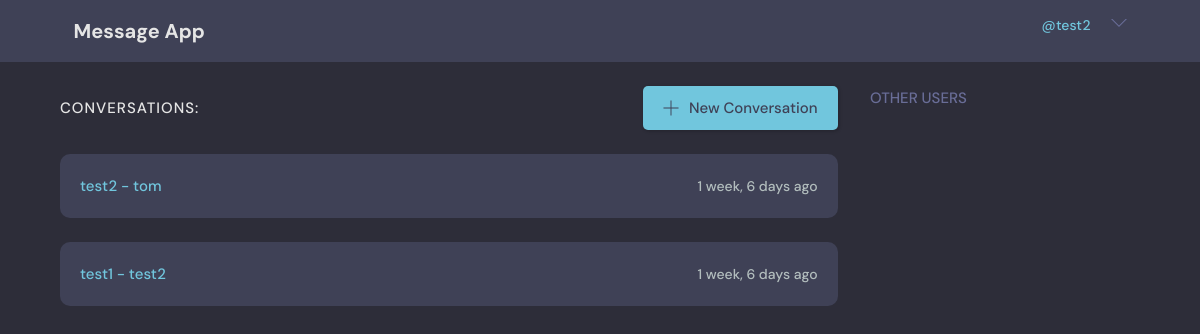
Page / (signed in) on the committed database.
### base/models.py (models this page shows)
class Conversation(models.Model):
    name = models.CharField(max_length=200)
    participants = models.ManyToManyField(User, related_name='participants', blank=True)
    timestamp = models.DateTimeField(auto_now_add=True)
    aes_key = models.BinaryField(null=True, blank=True)  # Add a field to store AES key
    class Meta:
        ordering = ['timestamp', 'name']
    def __str__(self):
        participant_names = [participant.username for participant in self.participants.all()]
        participant_names.sort()
        return ' - '.join(participant_names)

### base/views.py (the view)
# urls.py: path('', views.home, name='home'),
def home(request):
    cs = Conversation.objects.filter(participants=request.user.id)
    c_count=0
    friend_list = []
    context = {'conversations': cs, 'conversation_count': c_count, 'friends': friend_list}
    return render(request, 'base/home.html', context)

### base/templates/base/home.html (shortened to what this page needs)
{% extends 'main.html' %}
{% block content %}
{% if request.user.is_authenticated %}
<main class="layout layout--2">
    <div class="container">
        <div class="roomList">
            <div class="roomList__header">
                <div>
                    <h2>Conversations:</h2>
                </div>
                <a class="btn btn--main" href="{% url 'create-conversation' %}">
                    <svg version="1.1" xmlns="http://www.w3.org/2000/svg" width="32" height="32" viewBox="0 0 32 32">
                        <title>add</title>
                        <path d="M16.943 0.943h-1.885v14.115h-14.115v1.885h14.115v14.115h1.885v-14.115h14.115v-1.885h-14.115v-14.115z"></path>
                    </svg>
                    New Conversation
                </a>
            </div>
            {% for conversation in conversations %}
                <div class="roomListRoom">
                    <div class="roomListRoom__header">
                        <div class="roomListRoom__author">
                            <a href="{% url 'conversation' conversation.id %}">{{conversation}}</a>
                        </div>
                        <div class="roomListRoom__actions">
                            <span>{{conversation.timestamp|timesince}} ago</span>
                        </div>
                    </div>
                </div>
            {% endfor %}
        </div>
        <div>
            {% include 'base/friend_list.html' %}
        </div>
    </div>
</main>
{% endif %}
{% endblock content %}

### templates/navbar.html (shortened to what this page needs)
{% load static %}
<header class="header header--loggedIn">
    <div class="container">
        <a href="{% url 'home' %}" class="header__logo">
            <h1>Message App</h1>
        </a>
        <nav class="header__menu">
            {% if request.user.is_authenticated %}
            <div class="header__user">
                <a href="{% url 'user-profile' request.user.id %}">
                    <p>{{request.user.name}}<span>@{{request.user.username}}</span></p>
                </a>
                <button class="dropdown-button">
                    <svg version="1.1" xmlns="http://www.w3.org/2000/svg" width="32" height="32" viewBox="0 0 32 32">
                        <title>chevron-down</title>
                        <path d="M16 21l-13-13h-3l16 16 16-16h-3l-13 13z"></path>
                    </svg>
                </button>
            </div>
            {% else %}
            <a href="{% url 'login' %}">
                <p>Login</p>
            </a>
            {% endif %}
        </nav>
    </div>
</header>

### static/styles/style.css (style rules this page uses)
:root { --color-main: #71c6dd; --color-main-light: #e1f6fb; --color-dark: #3f4156; --color-dark-medium: #51546e; --color-dark-light: #696d97; --color-light: #e5e5e5; --color-gray: #8b8b8b; --color-light-gray: #b2bdbd; --color-bg: #2d2d39; --color-success: #5dd693; --color-error: #fc4b0b; }
* { font-family: "DM Sans", -apple-system, BlinkMacSystemFont, "Segoe UI", Roboto, Oxygen, Ubuntu, Cantarell, "Open Sans", "Helvetica Neue", sans-serif; margin: 0; padding: 0; box-sizing: border-box; text-rendering: optimizeLegibility; font-size: inherit; }
html { font-size: 56.25%; }
@media only screen and (min-width: 1200px) { html { font-size: 62.5%; } }
body { line-height: 1.6; font-weight: 400; font-size: 1.5rem; color: var(--color-light-gray); background-color: var(--color-bg); min-height: 100vh; }
a { display: inline-block; color: var(--color-main); text-decoration: none; }
.container { max-width: 120rem; width: 90%; margin: auto; }
.btn { background-color: transparent; border: none; display: inline-flex; align-items: center; gap: 1rem; cursor: pointer; transition: all ease-in-out 0.3s; padding: 1rem 2rem; border-radius: 5px; box-shadow: 1px 1px 3px 1px rgba(0, 0, 0, 0.15); font-weight: 500; }
.btn--main { background-color: var(--color-main); color: var(--color-dark); }
.btn > svg { fill: currentColor; width: 1.6rem; height: 1.6rem; }
.header { padding: 1.5rem; background-color: var(--color-dark); }
.header > .container { display: flex; gap: 9.5rem; }
.header__logo, .header__user { display: flex; gap: 2rem; align-items: center; }
.header__logo > h1 { font-weight: 700; font-size: 2rem; color: var(--color-light); }
.header__menu { margin-left: auto; position: relative; }
.header__menu a { display: flex; gap: 1.5rem; align-items: center; font-weight: 500; text-decoration: none; color: var(--color-gray); }
.header__menu p { line-height: 1.2; }
.header__menu span { color: var(--color-main); font-weight: 500; font-size: 1.4rem; display: block; }
.header__menu svg { width: 1.6rem; height: 1.6rem; fill: var(--color-dark-light); }
.dropdown-button { background: transparent; border: 0; outline: 0; cursor: pointer; }
.layout { margin-top: 2.4rem; }
.layout > .container { display: flex; justify-content: space-between; align-items: flex-start; }
.layout--2 > .container > div:first-child { flex-basis: 72%; }
.layout--2 > .container > div:last-child { flex-basis: 25%; }
.roomList__header { display: flex; justify-content: space-between; align-items: center; margin-bottom: 2.4rem; }
.roomList__header h2 { text-transform: uppercase; font-weight: 500; color: var(--color-light); letter-spacing: 1px; }
.roomListRoom { margin-bottom: 2.4rem; background-color: var(--color-dark); border-radius: 1rem; padding: 2rem; }
.roomListRoom__header { display: flex; justify-content: space-between; align-items: center; }
.roomListRoom__author { font-weight: 500; display: flex; align-items: center; gap: 1rem; }
.roomListRoom__actions { display: flex; align-items: flex-start; gap: 1rem; position: relative; }
.roomListRoom__actions span { font-size: 1.4rem; font-weight: 500; }

### rows in the picture
Conversation: id.username "test2 - tom", timestamp "1 week, 6 days"
Conversation: id.username "test1 - test2", timestamp "1 week, 6 days"

### other values in the picture
{{ request.user.username }} "test2"
